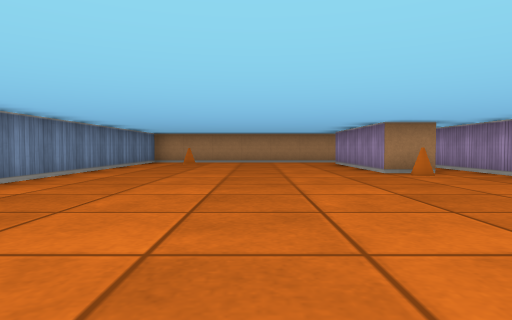
[1] (above)

13 first-person views from a walk through a cub3D level. The camera is about half as high as the walls, tilts 2° down and sees 75° across. The floor is counted in squares. Each view is taken from the middle of a square. On the plan, view 1 faces up. The plan holds only what a view shows up to about 9 squares ahead; the rest is blank.

[2]
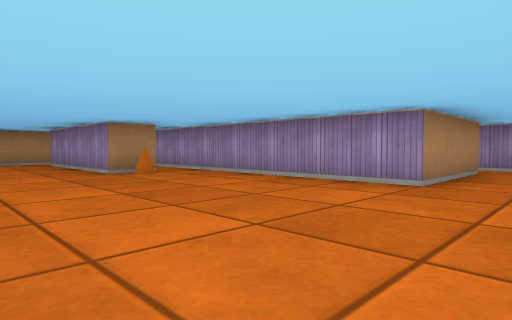

[3]
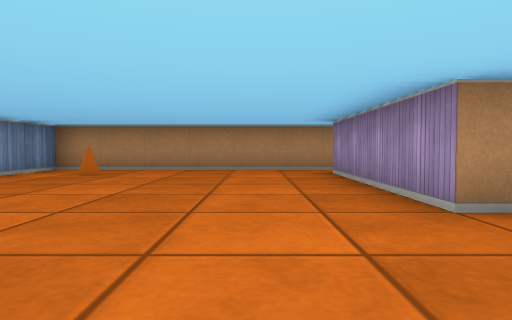

[4]
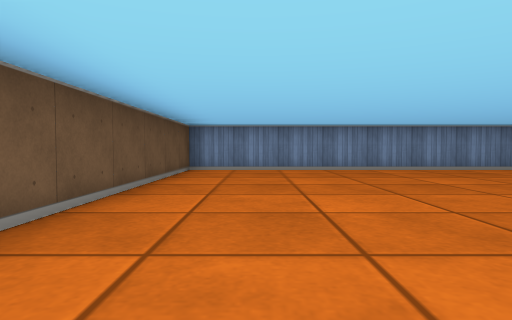

[5]
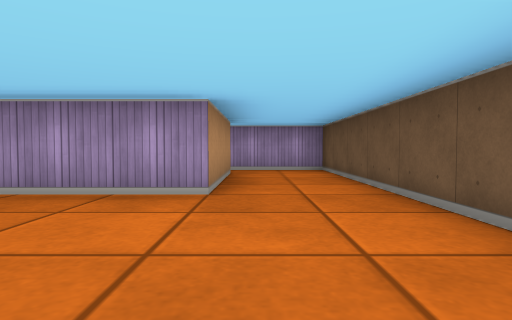

[6]
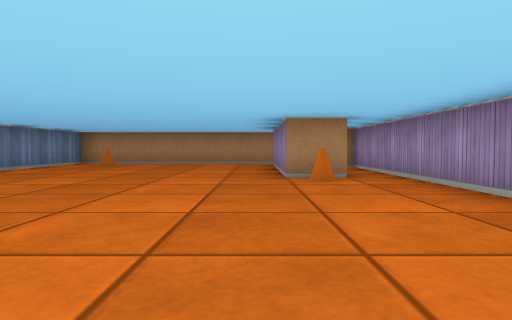

[7]
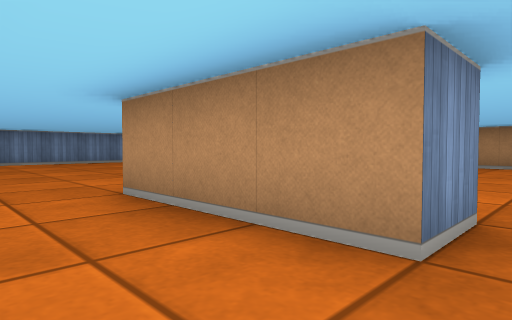

[8]
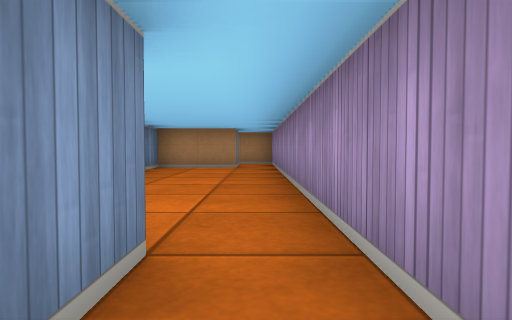

[9]
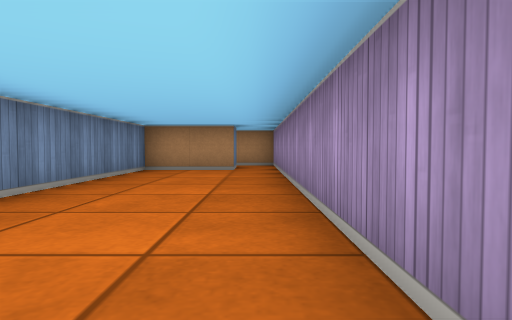

[10]
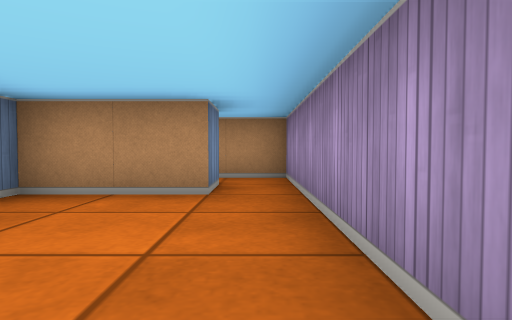

[11]
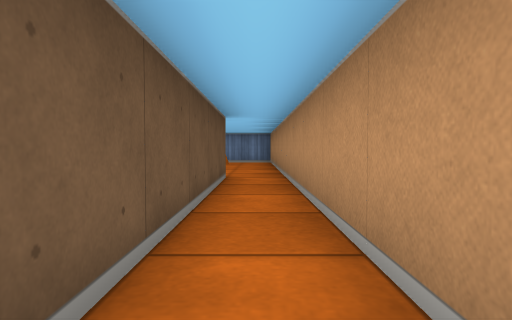

[12]
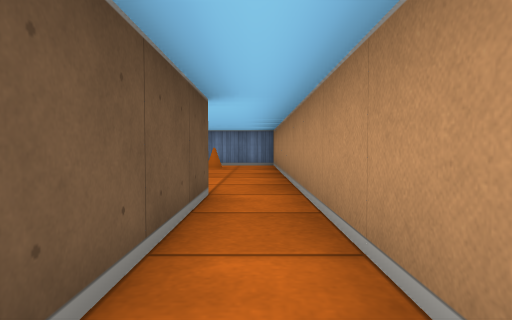

[13]
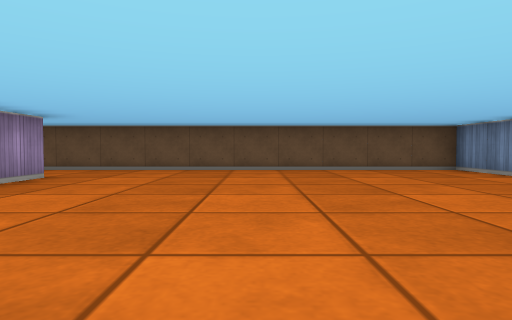

### Floor plan
Ten units are one square. View 1 is at (0, 0); x grows to the right and y downward. Boxes are objects, and circles mark ways between rooms. Rooms are numbered by the first view taken in them; rooms with no view inside come last. Other rooms are left out.
<svg viewBox="-40 -120 130 130">
<path fill="none" stroke="#000" d="M36 -65 25 -65 25 -105 75 -105M75 -15 45 -15 45 -95M85 -105 85 -115 -35 -115 -35 5 85 5 85 -15M75 -26 75 -15M75 -105 75 -95 55 -95 55 -51M85 -15 85 -105"/>
<rect x="-25" y="-105" width="10" height="10" fill="#bbb"><title>cone</title></rect>
<rect x="25" y="-65" width="10" height="10" fill="#bbb"><title>cone</title></rect>
<circle cx="80" cy="-100" r="3" fill="#2a7"/>
<circle cx="80" cy="-20" r="3" fill="#2a7"/>
<text x="10" y="-50">1</text>
<text x="70" y="-60">2</text>
</svg>
Room 1 opens to room 2.

Where each view was taken, in squares from view 1:
view 1: 0 up, 0 right, facing up
view 2: 0 up, 0 right, facing up-right
view 3: 4 up, 1 right, facing up
view 4: 1 up, 4 right, facing left
view 5: 1 up, 1 right, facing right
view 6: 1 up, 2 right, facing up
view 7: 0 up, 8 right, facing up-left
view 8: 1 up, 8 right, facing up
view 9: 2 up, 8 right, facing up
view 10: 6 up, 8 right, facing up
view 11: 11 up, 8 right, facing left
view 12: 11 up, 6 right, facing left
view 13: 7 up, 1 right, facing down
